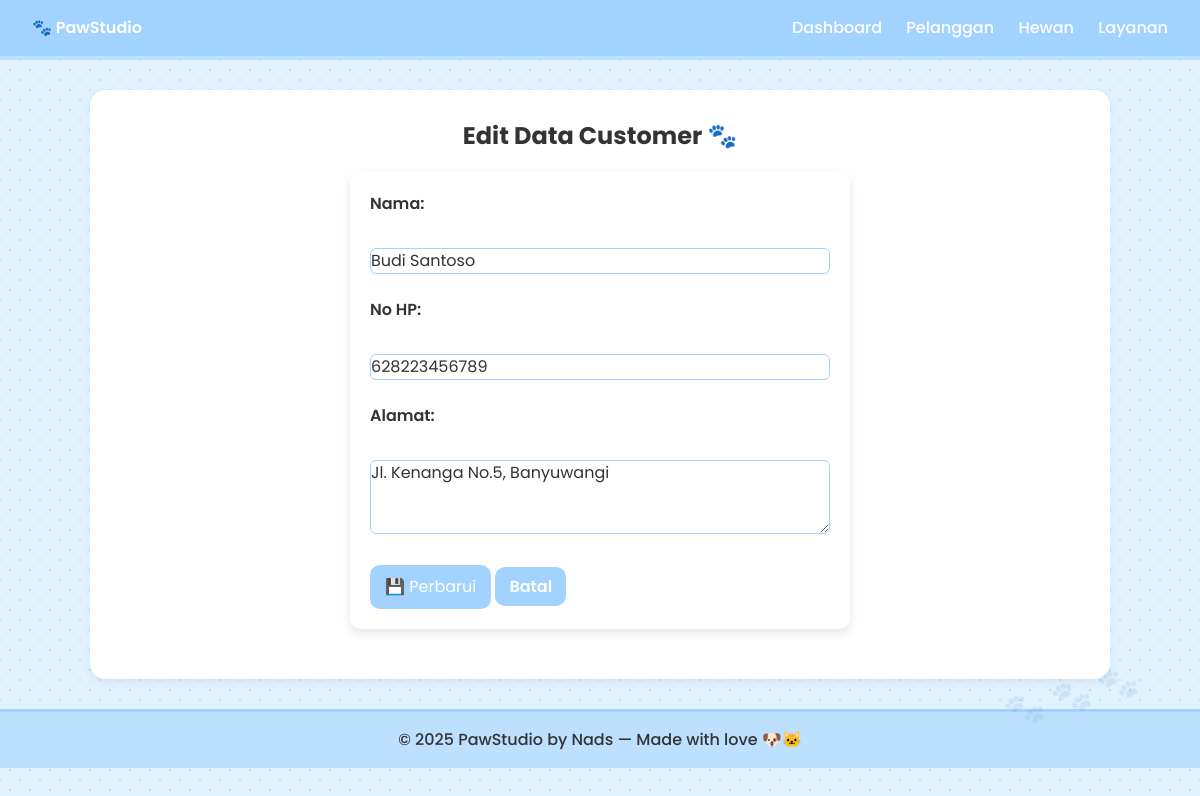
Page /customers/edit_customer.php?id=2 on the committed database.
### tables this page shows
CREATE TABLE IF NOT EXISTS `customers` (
  `id` int NOT NULL AUTO_INCREMENT,
  `name` varchar(100) NOT NULL,
  `phone` varchar(20) DEFAULT NULL,
  `address` text,
  PRIMARY KEY (`id`)
);

### customers/edit_customer.php (the view, shortened to what this page needs)
<?php
include '../koneksi.php';
include '../assets/header.php';
$id = $_GET['id'] ?? null;
$result = $conn->query("SELECT * FROM customers WHERE id=$id");
$data = $result->fetch_assoc();
?>
<h1 class="text-2xl font-bold text-center">Edit Data Customer 🐾</h1>
<form method="post">
    <label>Nama:</label><br>
    <input type="text" name="name" value="<?= htmlspecialchars($data['name']) ?>" required><br><br>
    <label>No HP:</label><br>
    <input type="text" name="phone" value="<?= htmlspecialchars($data['phone']) ?>"><br><br>
    <label>Alamat:</label><br>
    <textarea name="address" rows="3"><?= htmlspecialchars($data['address']) ?></textarea><br><br>
    <button type="submit" name="update" class="button">💾 Perbarui</button>
    <a href="customers.php" class="button">Batal</a>
</form>
<?php include '../assets/footer.php'; ?>

### assets/style.css (style rules this page uses)
body { font-family: 'Poppins', sans-serif; margin: 0; padding: 0; background-color: #E0F2FE; background-image: radial-gradient(#BFDBFE 1px, transparent 1px), radial-gradient(#BFDBFE 1px, transparent 1px); background-size: 20px 20px; background-position: 0 0, 10px 10px; color: #333; position: relative; overflow-x: hidden; }
body::after { content: "🐾 🐾 🐾"; font-size: 2rem; opacity: 0.1; position: fixed; bottom: 10%; right: 5%; pointer-events: none; transform: rotate(-15deg); }
a.button, button { background-color: #a2d2ff; color: white; padding: 8px 14px; border-radius: 10px; text-decoration: none; font-weight: 600; transition: all 0.3s ease; border: none; }
form { max-width: 500px; margin: 20px auto; padding: 20px; background-color: #ffffff; border-radius: 10px; box-shadow: 0 4px 10px rgba(0,0,0,0.1); }
label { display: block; margin-bottom: 8px; font-weight: 600; color: #333; }
input, textarea, select { width: 100%; padding: 10px; margin-bottom: 15px; border: 1px solid #a2d2ff; border-radius: 6px; font-family: 'Poppins', sans-serif; transition: border-color 0.3s; }
button, .button { background-color: #a2d2ff; color: white; padding: 10px 15px; border: none; border-radius: 10px; cursor: pointer; transition: background-color 0.3s; }

### rows in the picture
customers: name "Budi Santoso", phone "628223456789", address "Jl. Kenanga No.5, Banyuwangi"
